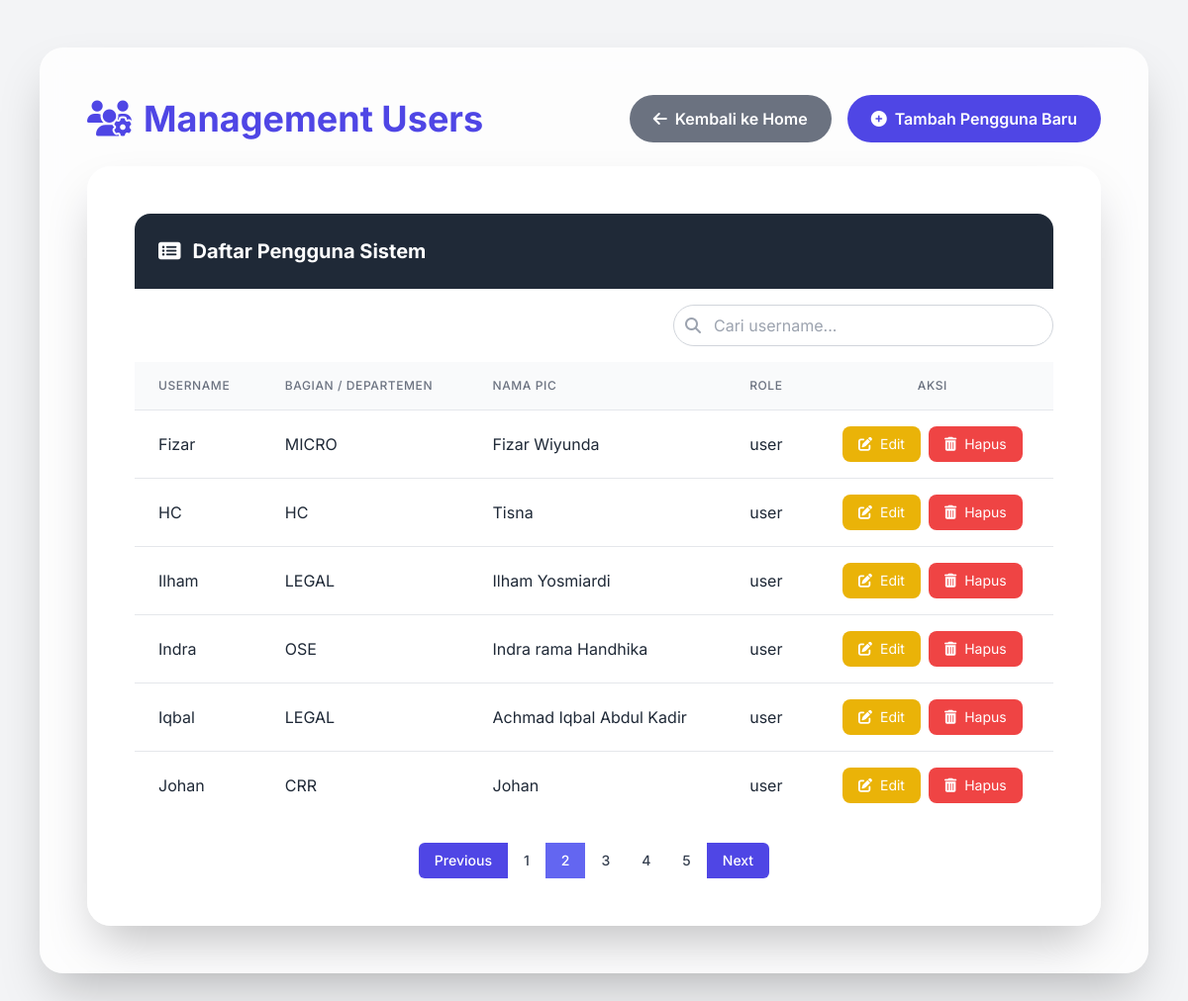
Page /admin/users?page=2&query= (signed in) on the committed database.
### app.py (models this page shows, shortened)
class User(db.Model):
    id = db.Column(db.Integer, primary_key=True)
    username = db.Column(db.String(64), unique=True, nullable=False)
    password = db.Column(db.String(200), nullable=False)
    department = db.Column(db.String(100))
    pic_name = db.Column(db.String(100))
    role = db.Column(db.String(20))

### app.py (the view)
@app.route('/admin/users')
def manage_users():
    if 'role' not in session or session['role'] == 'user':
        flash("Anda tidak punya akses!", "danger")
        return redirect(url_for('home'))
    page = request.args.get('page', 1, type=int)
    per_page = 6
    search_query = request.args.get('query', '').strip()
    users_query = User.query.order_by(User.username)
    if search_query:
        users_query = users_query.filter(User.username.ilike(f'%{search_query}%'))
    users_pagination = users_query.paginate(page=page, per_page=per_page, error_out=False)
    return render_template(
        "manage_users.html",
        users=users_pagination.items,
        pagination=users_pagination,
        request=request
    )

### templates/manage_users.html (shortened to what this page needs)
<!DOCTYPE html>
<html lang="id">
<head>
    <script src="https://cdn.tailwindcss.com"></script>
    <link href="https://cdnjs.cloudflare.com/ajax/libs/font-awesome/6.5.0/css/all.min.css" rel="stylesheet">
</head>
<body class="bg-gray-100 text-gray-800">
<div class="container mx-auto px-4 py-8 md:py-12 max-w-6xl">
    <div class="bg-white/80 backdrop-blur-md rounded-3xl shadow-2xl p-6 md:p-10 lg:p-12 mb-8">
        <div class="flex items-center justify-between mb-6 gap-4 flex-wrap">
            <h2 class="text-indigo-600 font-bold text-3xl md:text-4xl">
                <i class="fas fa-users-cog mr-3"></i>Management Users
            </h2>
            <div class="flex flex-col sm:flex-row gap-4 w-full sm:w-auto">
                <a href="{{ url_for('home') }}" class="w-full sm:w-auto bg-gray-500 hover:bg-gray-600 text-white px-6 py-3 rounded-full font-semibold transition duration-300 ease-in-out transform hover:-translate-y-1 hover:shadow-lg flex items-center justify-center">
                    <i class="fas fa-arrow-left mr-2"></i> Kembali ke Home
                </a>
                <button id="openModalBtn" class="w-full sm:w-auto bg-indigo-600 hover:bg-indigo-700 text-white px-6 py-3 rounded-full font-semibold transition duration-300 ease-in-out transform hover:-translate-y-1 hover:shadow-lg flex items-center justify-center">
                    <i class="fas fa-plus-circle mr-2"></i> Tambah Pengguna Baru
                </button>
            </div>
        </div>
        <div class="bg-white/80 backdrop-blur-md rounded-3xl shadow-2xl p-6 md:p-10 lg:p-12">
            <div class="bg-gray-800 text-white p-4 md:p-6 rounded-t-2xl font-bold text-xl flex items-center gap-3">
                <i class="fas fa-list-alt"></i> Daftar Pengguna Sistem
            </div>
            <form action="{{ url_for('manage_users') }}" method="GET" class="mt-4 mb-4 flex justify-end">
                <div class="relative w-full max-w-sm">
                    <input type="text" id="searchInput" name="query" placeholder="Cari username..." value="{{ request.args.get('query', '') }}" class="w-full pl-10 pr-4 py-2 border border-gray-300 rounded-full focus:outline-none focus:ring-2 focus:ring-indigo-500 focus:border-indigo-500 transition-colors">
                    <button type="submit" class="absolute inset-y-0 left-0 flex items-center pl-3 text-gray-400 hover:text-indigo-500 transition-colors duration-200">
                        <i class="fas fa-search"></i>
                    </button>
                </div>
            </form>
            <div class="overflow-x-auto rounded-b-2xl">
                <table class="table-mobile-card min-w-full divide-y divide-gray-200 bg-white">
                    <thead class="bg-gray-50">
            <div class="overflow-x-auto rounded-b-2xl">
                <table class="table-mobile-card min-w-full divide-y divide-gray-200 bg-white">
                    <thead class="bg-gray-50">
                        <tr>
                            <th scope="col" class="px-6 py-4 text-left text-xs font-medium text-gray-500 uppercase tracking-wider">Username</th>
                            <th scope="col" class="px-6 py-4 text-left text-xs font-medium text-gray-500 uppercase tracking-wider">Bagian / Departemen</th>
                            <th scope="col" class="px-6 py-4 text-left text-xs font-medium text-gray-500 uppercase tracking-wider">Nama PIC</th>
                            <th scope="col" class="px-6 py-4 text-left text-xs font-medium text-gray-500 uppercase tracking-wider">Role</th>
                            <th scope="col" class="px-6 py-4 text-center text-xs font-medium text-gray-500 uppercase tracking-wider">Aksi</th>
                        </tr>
                    </thead>
                    <tbody class="divide-y divide-gray-200">
                        {% for u in users %}
                        <tr class="hover:bg-gray-50 transition duration-150 ease-in-out">
                            <td class="px-6 py-4 font-semibold text-gray-900 md:font-normal md:text-gray-800" data-label="Username:">{{ u.username }}</td>
                            <td class="px-6 py-4" data-label="Departemen:">{{ u.department }}</td>
                            <td class="px-6 py-4" data-label="Nama PIC:">{{ u.pic_name }}</td>
                            <td class="px-6 py-4" data-label="Role:">{{ u.role }}</td>
                            <td class="px-6 py-4 whitespace-nowrap text-center actions-cell" data-label="Aksi:">
                                <div class="flex flex-col md:flex-row justify-center items-center gap-2">
                                    <button
                                        type="button"
                                        class="open-edit-modal-btn inline-flex items-center px-4 py-2 bg-yellow-500 text-white rounded-lg hover:bg-yellow-600 transition-colors duration-200 text-sm"
                                        data-user-id="{{ u.id }}"
                                        data-user-username="{{ u.username }}"
                                        data-user-department="{{ u.department }}"
                                        data-user-picname="{{ u.pic_name }}"
                                        data-user-role="{{ u.role }}"
                                    >
                                        <i class="fas fa-edit mr-2"></i> Edit
                                    </button>
                                    <button type="button" class="open-delete-modal-btn inline-flex items-center px-4 py-2 bg-red-500 text-white rounded-lg hover:bg-red-600 transition-colors duration-200 text-sm" data-user-id="{{ u.id }}" data-user-name="{{ u.username }}">
                                        <i class="fas fa-trash-alt mr-2"></i> Hapus
                                    </button>
                                </div>
                            </td>
                        </tr>
                        {% endfor %}
                    </tbody>
                </table>
    <div class="flex justify-center mt-6">
        <nav class="inline-flex rounded-md shadow-sm" aria-label="Pagination">
            {% if pagination.has_prev %}
                <a href="{{ url_for('manage_users', page=pagination.prev_num, query=request.args.get('query', '')) }}" class="px-4 py-2 text-sm font-medium text-white bg-indigo-600 hover:bg-indigo-700 rounded-l-md">Previous</a>
            {% else %}
                <span class="px-4 py-2 text-sm font-medium text-gray-400 bg-gray-200 rounded-l-md cursor-not-allowed">Previous</span>
            {% endif %}
            {% for p in pagination.iter_pages(left_edge=1, right_edge=1, left_current=1, right_current=2) %}
                {% if p %}
                    {% if p == pagination.page %}
                    <a href="{{ url_for('manage_users', page=p, query=request.args.get('query', '')) }}" class="px-4 py-2 text-sm font-medium bg-indigo-500 text-white">{{ p }}</a>
                    {% else %}
                    <a href="{{ url_for('manage_users', page=p, query=request.args.get('query', '')) }}" class="px-4 py-2 text-sm font-medium text-gray-700 bg-white hover:bg-gray-100">{{ p }}</a>
                    {% endif %}
                {% else %}
                    <span class="px-4 py-2 text-sm font-medium text-gray-500 bg-white cursor-default">...</span>
                {% endif %}
            {% endfor %}
            {% if pagination.has_next %}
                <a href="{{ url_for('manage_users', page=pagination.next_num, query=request.args.get('query', '')) }}" class="px-4 py-2 text-sm font-medium text-white bg-indigo-600 hover:bg-indigo-700 rounded-r-md">Next</a>
            {% else %}
                <span class="px-4 py-2 text-sm font-medium text-gray-400 bg-gray-200 rounded-r-md cursor-not-allowed">Next</span>
            {% endif %}
        </nav>
    </div>
            </div>
        </div>
    </div>
</div>
</body>
</html>

### templates/manage_users.html (style rules this page uses)
body { font-family: 'Inter', sans-serif; }

### rows in the picture
User: username "Fizar", department "MICRO", pic_name "Fizar Wiyunda", role "user"
User: username "HC", department "HC", pic_name "Tisna", role "user"
User: username "Ilham", department "LEGAL", pic_name "Ilham Yosmiardi", role "user"
User: username "Indra", department "OSE", pic_name "Indra rama Handhika", role "user"
User: username "Iqbal", department "LEGAL", pic_name "Achmad Iqbal Abdul Kadir", role "user"
User: username "Johan", department "CRR", pic_name "Johan", role "user"

### other values in the picture
{{ p }} "1" "3" "4" "5"
{{ p }} "2"
